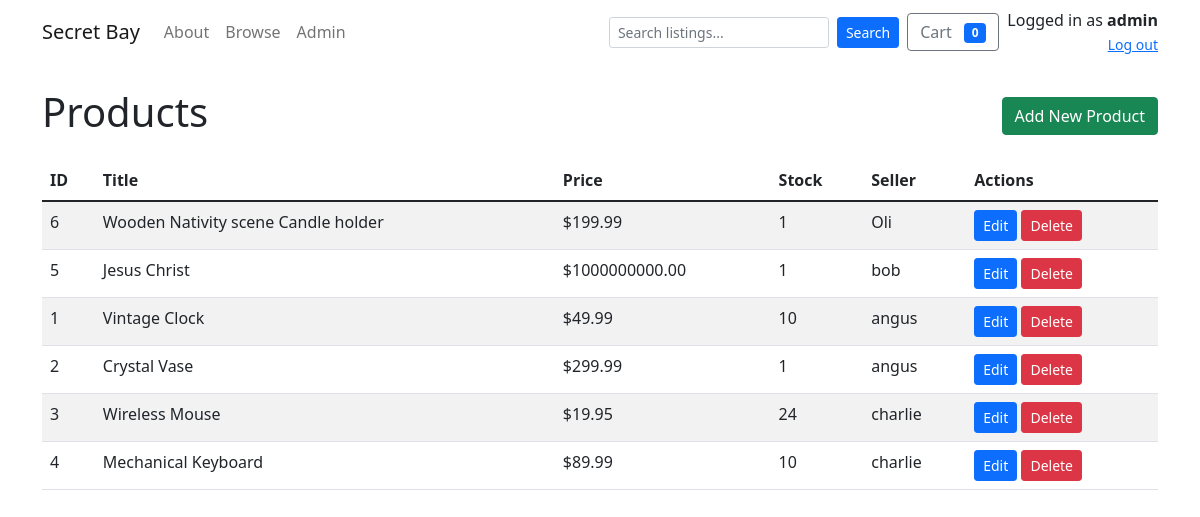
/admin/products (signed in), run on an earlier commit of the app's database.
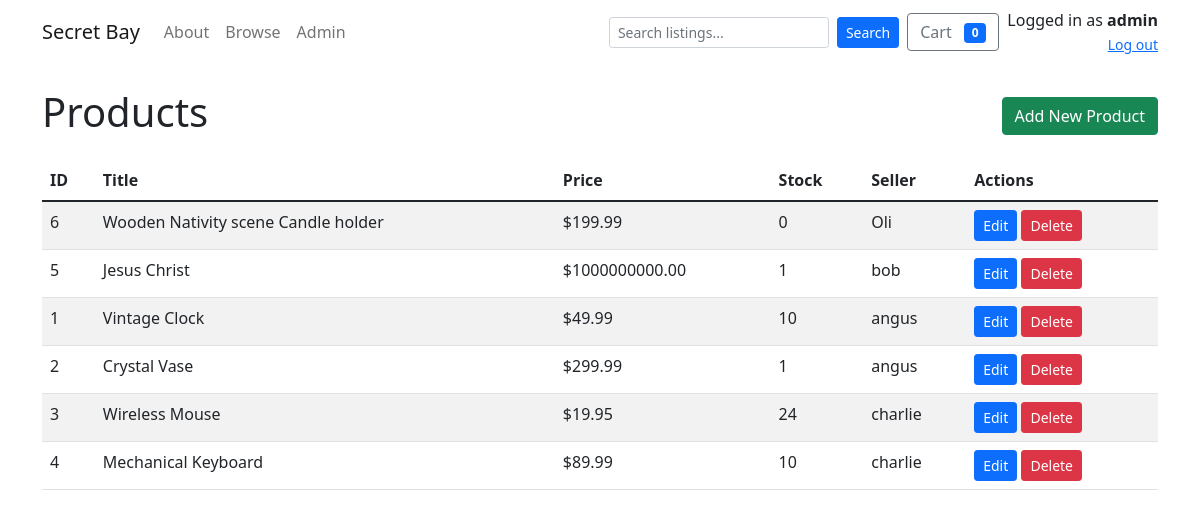
And on a later commit of the database.
### tables this page shows
CREATE TABLE products (
    id INTEGER PRIMARY KEY AUTOINCREMENT,
    seller_id INTEGER,
    title TEXT NOT NULL,
    description TEXT,
    price REAL NOT NULL CHECK(price >= 0),
    stock INTEGER DEFAULT 0,
    created_at TEXT NOT NULL DEFAULT (datetime('now')), image_url TEXT,
    FOREIGN KEY(seller_id) REFERENCES users(id) ON DELETE SET NULL
);

CREATE TABLE users (
    id INTEGER PRIMARY KEY AUTOINCREMENT,
    username TEXT NOT NULL UNIQUE,
    email TEXT NOT NULL UNIQUE,
    password_hash TEXT NOT NULL,
    is_admin INTEGER NOT NULL DEFAULT 0,
    is_seller INTEGER NOT NULL DEFAULT 0,
    business_name TEXT,
    seller_description TEXT,
    rating REAL DEFAULT 0,
    total_sales INTEGER DEFAULT 0,
    created_at TEXT NOT NULL DEFAULT (datetime('now'))
, logo_url TEXT);

### app.py (the view)
@app.route('/admin/products')
@admin_required
def admin_products():
    conn = get_db_connection()
    cur = conn.cursor()
    cur.execute("SELECT p.id, p.title, p.price, p.stock, u.username AS seller FROM products p LEFT JOIN users u ON p.seller_id = u.id ORDER BY p.created_at DESC")
    products = cur.fetchall()
    conn.close()
    return render_template('admin/products.html', products=products)

### app.py (called while the page is built)
def get_db_connection(path=DB_PATH):
    conn = sqlite3.connect(path)
    conn.row_factory = sqlite3.Row
    conn.execute("PRAGMA foreign_keys = ON;")
    return conn

@app.context_processor
def inject_user_permissions():
    uid = session.get('user_id')
    is_admin_flag = False
    if uid:
        conn = get_db_connection()
        cur = conn.cursor()
        cur.execute("SELECT username, is_admin FROM users WHERE id = ?", (uid,))
        u = cur.fetchone()
        conn.close()
        if u:
            allowed_admin_username = 'Bean'
            if (u['username'] and u['username'].strip().lower() == allowed_admin_username.strip().lower()) or u['is_admin']:
                is_admin_flag = True
    return {'current_user_is_admin': is_admin_flag}

### templates/admin/products.html (shortened to what this page needs)
<!doctype html>
<html lang="en">
<head>
  <link href="https://cdn.jsdelivr.net/npm/bootstrap@5.1.3/dist/css/bootstrap.min.css" rel="stylesheet">
</head>
<body>
  {% include 'navbar.html' %}
  <div class="container my-4">
    <div class="d-flex justify-content-between align-items-center">
      <h1>Products</h1>
      <a href="{{ url_for('admin_product_new') }}" class="btn btn-success">Add New Product</a>
    </div>
    <table class="table table-striped mt-3">
      <thead>
        <tr>
          <th>ID</th>
          <th>Title</th>
          <th>Price</th>
          <th>Stock</th>
          <th>Seller</th>
          <th>Actions</th>
        </tr>
      </thead>
      <tbody>
        {% for p in products %}
          <tr>
            <td>{{ p['id'] }}</td>
            <td>{{ p['title'] }}</td>
            <td>${{ '%.2f'|format(p['price']) }}</td>
            <td>{{ p['stock'] }}</td>
            <td>{{ p['seller'] or '—' }}</td>
            <td>
              <a href="{{ url_for('admin_product_edit', product_id=p['id']) }}" class="btn btn-sm btn-primary">Edit</a>
              <form action="{{ url_for('admin_product_delete', product_id=p['id']) }}" method="post" style="display:inline" onsubmit="return confirm('Delete this product?');">
                <button class="btn btn-sm btn-danger">Delete</button>
              </form>
            </td>
          </tr>
        {% else %}
          <tr><td colspan="6">No products found.</td></tr>
        {% endfor %}
      </tbody>
    </table>
  </div>
</body>
</html>

What changed in the data, as far as the page shows it:
changed products "Wooden Nativity scene Candle holder": stock "1" → "0"
